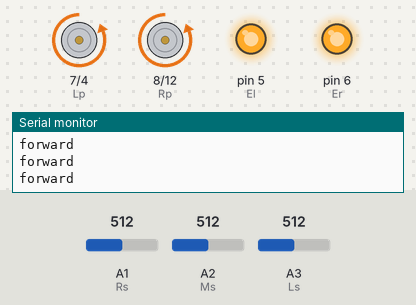
Simulated run of this sketch. Board: Arduino Uno, built with avr-gcc and run on an emulated ATmega328P. On the bench: motor-driver pin pairs drawn as motors (green arrow = first pin HIGH = forward, orange = second pin HIGH = backward, longer = more drive), output pins drawn as LEDs (lit = HIGH), the last lines printed to the serial monitor. Inputs (shaded band) come from the test bench; at power-on: A1 (Rs) = 512, A2 (Ms) = 512, A3 (Ls) = 512.

Above: at 1.2 s.
1.3 s: A1 (Rs) set to 837
4.3 s: A1 (Rs) set to 862
At 5.1 s:
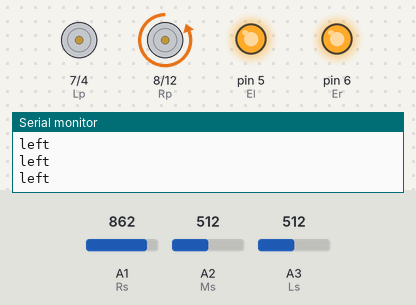
5.8 s: A2 (Ms) set to 833
7.3 s: A2 (Ms) set to 869
At 8.5 s:
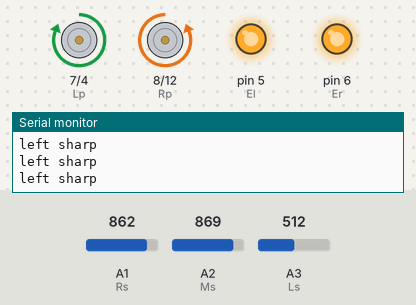
8.8 s: A3 (Ls) set to 837
11.8 s: A3 (Ls) set to 867
At 13.2 s:
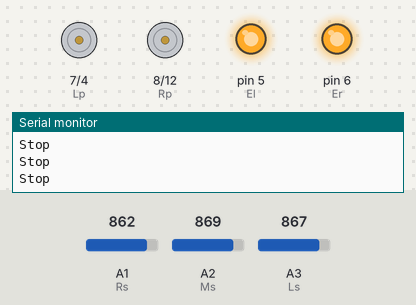
Timing chart, 0 to 14.3 s (numbered marks = the images above; inputs shaded):
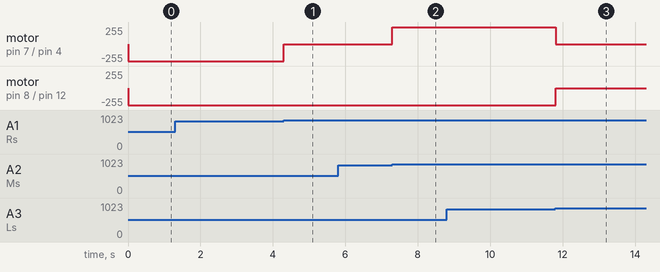

Measured:
- the behaviour switches between 850 and 851 on A1 (Rs) (found by bisection; images 0 and 1)
- the behaviour switches between 850 and 851 on A2 (Ms) (found by bisection; images 1 and 2)
- the behaviour switches between 850 and 851 on A3 (Ls) (found by bisection; images 2 and 3)
- after the input at 4.3 s, motor on pin 7 (Lp) / pin 4 (Ln): backward 255/255 → stopped at once
- after the input at 7.3 s, motor on pin 7 (Lp) / pin 4 (Ln): stopped → forward 255/255 at once
- after the input at 11.8 s, motor on pin 7 (Lp) / pin 4 (Ln): forward 255/255 → stopped at once; motor on pin 8 (Rp) / pin 12 (Rn): backward 255/255 → stopped at once

The sketch:

LineFollow.ino
```cpp
// Left Motor Controls
# define Lp  7    // ip B
# define Ln  4    // ip A
# define El  5
// Right Motor Controls
# define Rp  8    // ip A
# define Rn  12   // ip B
# define Er  6

# define Rs   A1
# define Ms   A2
# define Ls   A3
//# define Ers  A4 //avoid using 2 ??
//# define Els  A0
//# define Er1  A0
//# define El1  A4
int b=850;
int i=0;
void setup()
{  // put your setup code here, to run once:
  Serial.begin(9600);
  pinMode (Lp, OUTPUT);
  pinMode (Ln, OUTPUT);
  pinMode (El, OUTPUT);
  pinMode (Rp, OUTPUT);
  pinMode (Rn, OUTPUT);
  pinMode (Er, OUTPUT);

  digitalWrite (El,HIGH);
  digitalWrite (Er,HIGH);

  pinMode (Rs, INPUT);    // A1
  pinMode (Ms, INPUT);    // A2
  pinMode (Ls, INPUT);    // A3
 // pinMode (Ers,INPUT);  //A0
 // pinMode (Els,INPUT);  //A4
}
void MotorControl(int driveL, int driveR)
{
switch (driveL) {
    case 0:                  // lft STOP
      digitalWrite (Ln,LOW);
      digitalWrite (Lp,LOW);
      break;
    case 1:                  // lft FORWARD
      digitalWrite (Ln,HIGH);
      digitalWrite (Lp,LOW);
      break;
    case 2:                  // lft REVERSE
      digitalWrite (Ln,LOW);
      digitalWrite (Lp,HIGH);
      break;
    default:break;
  }

switch (driveR) {
    case 0:                  // rgt STOP
      digitalWrite (Rn,LOW);
      digitalWrite (Rp,LOW);
      break;
    case 1:                  // rgt FORWARD
      digitalWrite (Rn,HIGH);
      digitalWrite (Rp,LOW);
      break;
    case 2:                  // rgt REVERSE
      digitalWrite (Rn,LOW);
      digitalWrite (Rp,HIGH);
      break;
    default:break;
  }
}

void loop(){
  if ((analogRead(Ls)<b) && (analogRead(Ms)<b) && (analogRead(Rs)<b))
     {  MotorControl(1,1); Serial.println("forward");   }
  else if ((analogRead(Ls)>b) && (analogRead(Ms)<b) && (analogRead(Rs)<b))
     {  MotorControl(1,0); Serial.println("right"); }
  else if ((analogRead(Ls)>b) && (analogRead(Ms)>b) && (analogRead(Rs)<b))
     {  MotorControl(1,2); Serial.println("right sharp"); }
  else if ((analogRead(Ls)<b) && (analogRead(Ms)<b) && (analogRead(Rs)>b))
     {  MotorControl(0,1); Serial.println("left"); }
  else if ((analogRead(Ls)<b) && (analogRead(Ms)>b) && (analogRead(Rs)>b))
     {  MotorControl(2,1); Serial.println("left sharp");}
   else if ((analogRead(Ls)>b) && (analogRead(Ms)>b) && (analogRead(Rs)>b))
     {MotorControl(0,0);Serial.println("Stop");}
}
```
